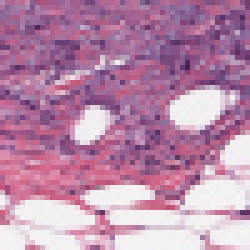
#> input picture no/8863_idx5_x1051_y1751_class0.png, 50 x 50 px (shown 5 times larger); its folder holds 4 pictures in this run
$ python detection.py
#> lines starting #> are read from the running program, lines starting #| are printed output that depends on the picture
import cv2
import os
import glob
import shutil
import numpy as np
from keras.applications.vgg16 import VGG16, preprocess_input
from keras.preprocessing import image
from keras.models import Model
import numpy as np
import cv2
import os
import glob
import shutil


# Input folders
input_folders = ['no', 'yes']

# Output folders for resized images
output_folders = ['resized_images_no', 'resized_images_yes']

# Remove existing output folders and create new ones
for folder in output_folders:
    if os.path.exists(folder):
        shutil.rmtree(folder)
    os.makedirs(folder)

# Resize images, apply sharpening filter, and save them to output folders
for folder, output_folder in zip(input_folders, output_folders):
    for img_path in glob.glob(os.path.join(folder, "*.png")):
        image = cv2.imread(img_path)
#> image is the input picture: shape (50, 50, 3); mean B, G, R 169.8, 137.3, 185.6
        img_resized = cv2.resize(image, (224, 224))
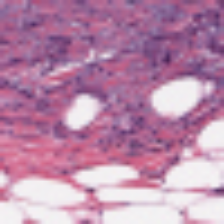
#> img_resized: shape (224, 224, 3); mean B, G, R 169.7, 137.2, 185.4

        # Convert to RGB
        img_resized_rgb = cv2.cvtColor(img_resized, cv2.COLOR_BGR2RGB)

        # Apply sharpening filter
        kernel = np.array([[-1,-1,-1],
                           [-1, 9,-1],
                           [-1,-1,-1]], dtype=np.float32) # Sharpening kernel
        img_sharpened = cv2.filter2D(img_resized_rgb, -1, kernel)
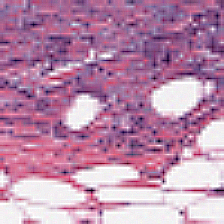
#> img_sharpened: shape (224, 224, 3); mean R, G, B 185.3, 136.8, 169.4

        # Save the resized and sharpened RGB image to the output folder
        filename = os.path.basename(img_path)
        output_path = os.path.join(output_folder, filename)
        cv2.imwrite(output_path, cv2.cvtColor(img_sharpened, cv2.COLOR_RGB2BGR))


# Input folders
input_folders = ['resized_images_no', 'resized_images_yes']
#> input_folders = ['resized_images_no', 'resized_images_yes']

# Output folders for feature vectors
output_folders = ['feature_vectors_no', 'feature_vectors_yes']

# Remove existing output folders and create new ones
for folder in output_folders:
    if os.path.exists(folder):
        shutil.rmtree(folder)
    os.makedirs(folder)

# Load VGG16 model pre-trained on ImageNet dataset
#> (the run stopped early here; a loop or call above may not have finished)
